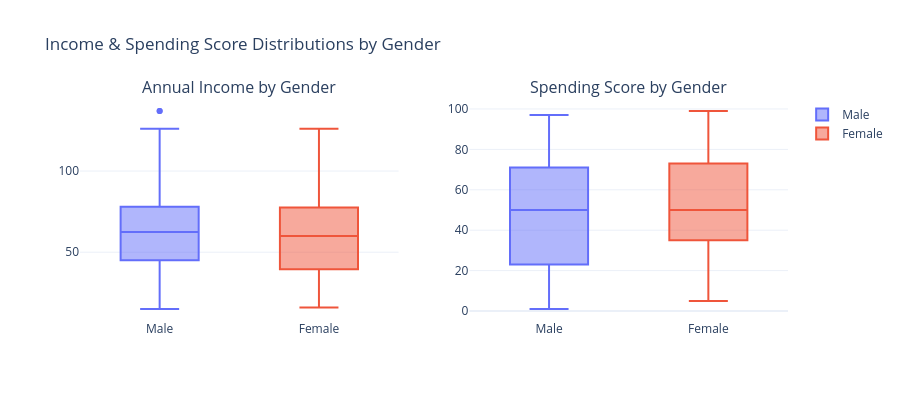

The cell this chart's notebook holds for it:
### Markdown cell above
The histogram shows a **roughly symmetric distribution centered around age 30-35**, with female customers outnumbering male customers in most bins. The mall's customer base skews young-to-middle-aged, with relatively few visitors over 55.

### 3.2.4 Box Plot — Income and Spending Score by Gender

Box plots let us compare distributional characteristics (median, spread, outliers) between male and female customers for both financial variables.

### Code cell
# Box Plots: Income and Spending Score by Gender (side by side)
fig_box = make_subplots(rows=1, cols=2, subplot_titles=("Annual Income by Gender", "Spending Score by Gender"))

for i, col in enumerate(["Income", "SpendingScore"], 1):
    for gender, color in [("Male", "#636EFA"), ("Female", "#EF553B")]:
        subset = df[df["Gender"] == gender]
        fig_box.add_trace(
            go.Box(y=subset[col], name=gender, marker_color=color,
                   showlegend=(i == 1)),
            row=1, col=i,
        )

fig_box.update_layout(
    title="Income & Spending Score Distributions by Gender",
    template="plotly_white",
    height=400,
)
fig_box.show()

### Figure 1 — Plotly figure (JSON) as saved in the notebook; plotly's stock layout.template omitted (floating-point values rounded to 4 significant figures)
{"data": [{"marker": {"color": "#636EFA"}, "name": "Male", "showlegend": true, "type": "box", "xaxis": "x", "y": [15, 15, 19, 19, 20, 20, 21, 23, 24, 24, 25, 28, 28, 30, 33, 33, 38, 39, 42, 43, 43, 44, 46, 46, 46, 48, 48, 48, 49, 54, 54, 54, 54, 54, 54, 54, 59, 60, 60, 61, 61, 62, 62, 62, 63, 63, 63, 63, 64, 67, 69, 71, 71, 71, 71, 71, 71, 73, 73, 74, 75, 77, 77, 77, 78, 78, 78, 78, 78, 81, 85, 86, 87, 87, 87, 87, 87, 88, 88, 93, 93, 98, 99, 101, 113, 126, 137, 137], "yaxis": "y"}, {"marker": {"color": "#EF553B"}, "name": "Female", "showlegend": true, "type": "box", "xaxis": "x", "y": [16, 16, 17, 17, 18, 18, 19, 19, 20, 20, 21, 23, 25, 28, 28, 29, 29, 30, 33, 33, 34, 34, 37, 37, 38, 39, 39, 39, 40, 40, 40, 40, 42, 43, 43, 44, 46, 47, 47, 48, 48, 48, 49, 50, 50, 54, 54, 54, 54, 54, 57, 57, 58, 58, 59, 60, 60, 60, 60, 62, 62, 62, 63, 63, 64, 65, 65, 65, 65, 67, 67, 67, 69, 70, 70, 72, 72, 73, 73, 74, 75, 76, 76, 77, 78, 78, 78, 78, 78, 78, 78, 79, 79, 81, 85, 86, 87, 88, 88, 97, 97, 98, 99, 101, 103, 103, 103, 103, 113, 120, 120, 126], "yaxis": "y"}, {"marker": {"color": "#636EFA"}, "name": "Male", "showlegend": false, "type": "box", "xaxis": "x2", "y": [39, 81, 3, 14, 13, 79, 66, 29, 35, 73, 73, 82, 61, 4, 4, 92, 92, 36, 60, 60, 41, 46, 46, 56, 55, 51, 59, 59, 55, 47, 54, 48, 51, 55, 41, 46, 41, 49, 52, 42, 49, 59, 55, 56, 46, 43, 48, 52, 46, 56, 91, 35, 95, 11, 75, 9, 75, 5, 73, 10, 93, 12, 97, 36, 90, 17, 88, 1, 1, 5, 26, 20, 63, 13, 75, 10, 92, 15, 69, 14, 90, 15, 97, 68, 8, 74, 18, 83], "yaxis": "y2"}, {"marker": {"color": "#EF553B"}, "name": "Female", "showlegend": false, "type": "box", "xaxis": "x2", "y": [6, 77, 40, 76, 6, 94, 72, 99, 15, 77, 35, 98, 5, 14, 32, 31, 87, 73, 14, 81, 17, 73, 26, 75, 35, 61, 28, 65, 55, 47, 42, 42, 52, 54, 45, 50, 51, 52, 59, 50, 48, 47, 42, 49, 56, 53, 52, 42, 44, 57, 58, 55, 60, 46, 55, 40, 42, 47, 50, 41, 48, 42, 50, 54, 42, 48, 50, 43, 59, 43, 57, 40, 58, 29, 77, 34, 71, 88, 7, 72, 5, 40, 87, 74, 22, 20, 76, 16, 89, 78, 73, 35, 83, 93, 75, 95, 27, 13, 86, 32, 86, 88, 39, 24, 17, 85, 23, 69, 91, 16, 79, 28], "yaxis": "y2"}], "layout": {"annotations": [{"font": {"size": 16}, "showarrow": false, "text": "Annual Income by Gender", "x": 0.225, "xanchor": "center", "xref": "paper", "y": 1, "yanchor": "bottom", "yref": "paper"}, {"font": {"size": 16}, "showarrow": false, "text": "Spending Score by Gender", "x": 0.775, "xanchor": "center", "xref": "paper", "y": 1, "yanchor": "bottom", "yref": "paper"}], "height": 400, "title": {"text": "Income & Spending Score Distributions by Gender"}, "xaxis": {"anchor": "y", "domain": [0, 0.45]}, "xaxis2": {"anchor": "y2", "domain": [0.55, 1]}, "yaxis": {"anchor": "x", "domain": [0, 1]}, "yaxis2": {"anchor": "x2", "domain": [0, 1]}}}
